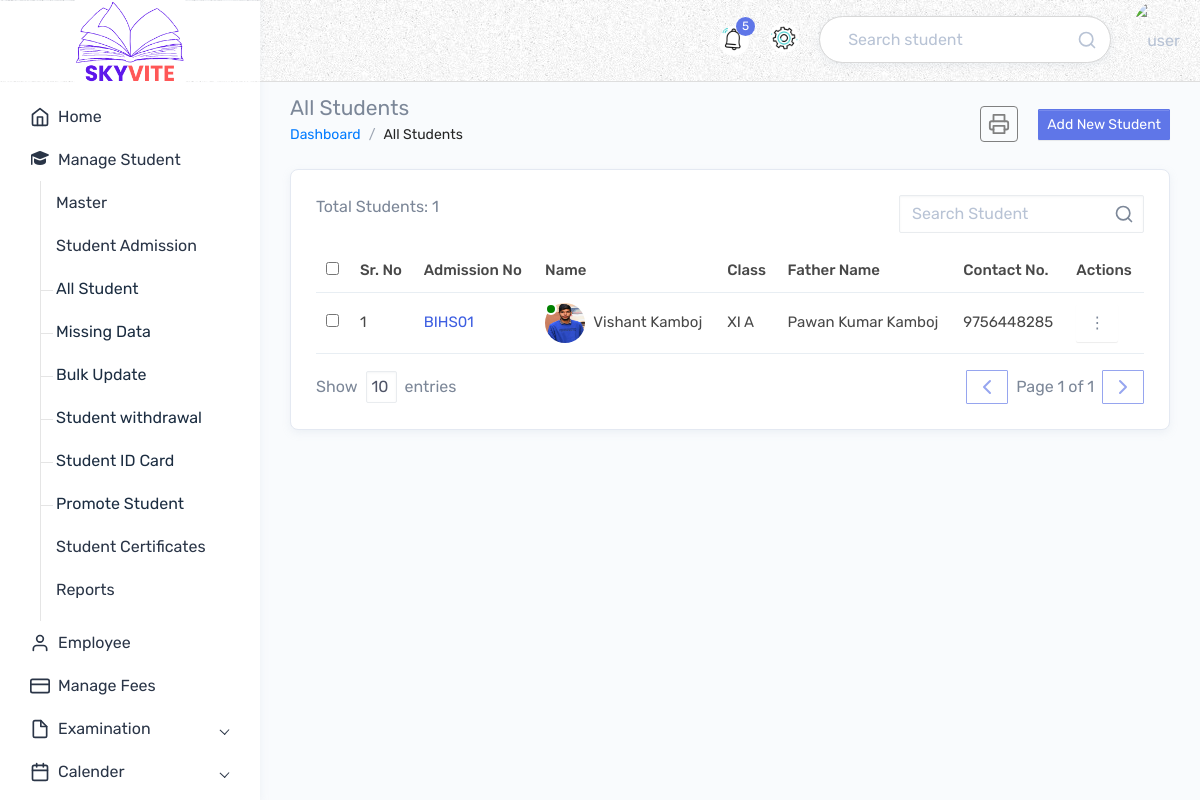
The app's page /students/ (signed in) with its own data.
### skyvite/models.py (models this page shows, shortened)
class Student(models.Model):
    registration_no = models.CharField(max_length=50, unique=True, editable=False, null=True, blank=True)
    first_name = models.CharField(max_length=100)
    surname = models.CharField(max_length=100)
    admission_number = models.CharField(max_length=20, unique=True, blank=False, null=False)
    roll_no = models.CharField(max_length=20, blank=True, null=True)
    admission_date = models.DateField(blank=True, null=True)
    admission_status = models.CharField(
        max_length=20,
        choices=[('Registered', 'Registered'), ('Admitted', 'Admitted')],
        default='Registered'
    )
    dob = models.DateField(blank=True, null=True)
    gender = models.CharField(max_length=10, choices=GENDER_CHOICES)
    contact_no = models.CharField(max_length=20, blank=True, null=True)
    email = models.EmailField(blank=True, null=True)
    address = models.TextField(blank=True, null=True)
    state = models.CharField(max_length=100, choices=STATE_CHOICES, blank=True, null=True)
    pincode = models.CharField(max_length=10, blank=True, null=True)
    blood_group = models.CharField(max_length=10, blank=True, null=True)
    house = models.CharField(max_length=100, blank=True, null=True)
    religion = models.CharField(max_length=100, blank=True, null=True)
    category = models.CharField(max_length=50, blank=True, null=True)
    father_name = models.CharField(max_length=100, blank=True, null=True)
    father_phone = models.CharField(max_length=20, blank=True, null=True)
    father_email = models.EmailField(blank=True, null=True)
    father_occupation = models.CharField(max_length=100, blank=True, null=True)
    mother_name = models.CharField(max_length=100, blank=True, null=True)
    mother_phone = models.CharField(max_length=20, blank=True, null=True)
    mother_email = models.EmailField(blank=True, null=True)
    mother_occupation = models.CharField(max_length=100, blank=True, null=True)
    previous_school_name = models.CharField(max_length=255, blank=True, null=True)
    previous_school_address = models.TextField(blank=True, null=True)
    transport_route = models.CharField(max_length=200, blank=True, null=True)
    vehicle_no = models.CharField(max_length=50, blank=True, null=True)
    pickup_point = models.CharField(max_length=200, blank=True, null=True)
    bank_name = models.CharField(max_length=100, blank=True, null=True)
    account_no = models.CharField(max_length=50, blank=True, null=True)
    branch = models.CharField(max_length=100, blank=True, null=True)
    ifsc_code = models.CharField(max_length=20, blank=True, null=True)
    aadhar = models.FileField(upload_to="documents/aadhar/", blank=True, null=True)
    pan = models.FileField(upload_to="documents/pan/", blank=True, null=True)
    marksheet = models.FileField(upload_to="documents/marksheet/", blank=True, null=True)
    tc = models.FileField(upload_to="documents/tc/", blank=True, null=True)
    character_certificate = models.FileField(upload_to="documents/character_certificate/", blank=True, null=True)
    profilepic = models.FileField(upload_to="profilepics/", blank=True, null=True)
    status = models.CharField(
        max_length=20,
        choices=(('active', 'Active'), ('inactive', 'Inactive')),
        default='active'
    )
    session = models.ForeignKey(Session, on_delete=models.CASCADE)
    student_class = models.ForeignKey(SchoolClass, on_delete=models.CASCADE)
    section = models.ForeignKey(Section, on_delete=models.CASCADE, null=True, blank=True)
    created_by = models.ForeignKey(User, on_delete=models.CASCADE)
    created_at = models.DateTimeField(auto_now_add=True)
    updated_at = models.DateTimeField(auto_now=True)
    @property
    def has_image(self):
        return bool(self.profilepic and hasattr(self.profilepic, 'url'))

class SchoolClass(models.Model):
    name = models.CharField(max_length=200)  # e.g., "Class VI"
    session = models.ForeignKey(Session, on_delete=models.CASCADE, related_name="classes")
    created_by = models.ForeignKey(User, on_delete=models.CASCADE)
    class Meta:
        unique_together = ("name", "session", "created_by")

class Section(models.Model):
    name = models.CharField(max_length=50)
    school_class = models.ForeignKey(SchoolClass, on_delete=models.CASCADE, related_name="sections")
    created_by = models.ForeignKey(User, on_delete=models.CASCADE)
    class Meta:
        unique_together = ("name", "school_class", "created_by")

### skyvite/views.py (the view)
# urls.py: path('students/', views.student_list_view, name='student_list'),
@login_required(login_url='signin')
def student_list_view(request):
    students = Student.objects.filter(created_by=request.user).order_by('-id')
    total_students = Student.objects.filter(created_by=request.user).count()
    total_classes = SchoolClass.objects.filter(created_by=request.user).count()
    total_sections = Section.objects.filter(created_by=request.user).count()
    school = School.objects.get(created_by=request.user)  # if you have a School model
    context = {
        "students": students,
        "total_students": total_students,
    }
    return render(request, "student_list.html", context)

### skyvite/templates/student_list.html (shortened to what this page needs)
{% extends 'skyvite/base.html' %}
{% load static %}
{% block content %}
<div class="page-wrapper">
    <div class="container-fluid">
        <div class="row">
            <div class="d-md-flex d-block align-items-center justify-content-between mb-3">
                <div class="my-auto mb-2">
                    <h3 class="mb-1">All Students</h3>
                    <nav>
                        <ol class="breadcrumb mb-0">
                            <li class="breadcrumb-item">
                                <a href="">Dashboard</a>
                            </li>
                            <li class="breadcrumb-item active" aria-current="page">All Students</li>
                        </ol>
                    </nav>
                </div>
                <div style="display: flex; gap: 20px; align-items: center;">
                    <button id="exportstdlist" class="download_certificate" title="Print Student List"
                        style="display: flex; align-items: center;">
                        <i data-feather="printer" class="form-control-icon" style="margin-right: 5px;"></i>
                    </button>
                    <a href="{% url 'add_student' %}" class="btn btn-sm btn-primary m-0">Add New Student</a>
                </div>
            </div>
            <div class="col-12">
                <div class="card" style="overflow: visible; margin: 0;">
                    <div class="card-body">
                        <div class="d-flex justify-content-between mb-3">
                            <p class="m-0">Total Students: <span class="student-count">{{ total_students }}</span></p>
                            <div class="position-relative">
                                <input type="text" id="studentSearch" class="form-control" placeholder="Search Student"
                                    onkeyup="searchStudents()">
                                <i style="position: absolute; right: 10px; top: 50%; transform: translateY(-50%); max-width: 20px;"
                                    class="form-control-icon" data-feather="search"></i>
                            </div>
                        </div>
                        {% if students %}
                        <table class="table student_list w-100" id="studentTable" cellpadding="10">
                            <thead>
                                <tr>
                                    <th><input type="checkbox" id="selectAll" onclick="toggleSelectAll(this)"></th>
                                    <th>Sr. No</th>
                                    <th>Admission No</th>
                                    <th>Name</th>
                                    <th>Class</th>
                                    <th>Father Name</th>
                                    <th>Contact No.</th>
                                    <th>Actions</th>
                                </tr>
                            </thead>
                            <tbody>
                                {% for student in students %}
                                <tr id="student-row-{{ student.id }}" class="clickable-row"
                                    data-href="{% url 'view_student' student.id %}">
                                    <td><input type="checkbox" class="student-checkbox" data-student-id="{{ student.id }}"></td>
                                    <td>{{ forloop.counter }}</td>
                                    <td class="student_admission_no">{{ student.admission_number }}</td>
                                    <td class="studnt-name">
                                        <div style="position: relative; display: inline-block; margin-right: 5px;">
                                            {% if student.has_image %}
                                            <img src="{{ student.profilepic.url }}" alt="" width="40" height="40"
                                                style="border-radius:50%;">
                                            {% else %}
                                            <img src="https://cdn.pixabay.com/photo/2023/02/18/11/00/icon-7797704_640.png"
                                                alt="Student Image" width="40" height="40" style="border-radius:50%;">
                                            {% endif %}
                                            <span style="position: absolute; top: 0; left: 0; width: 12px; height: 12px; border-radius: 50%; border: 2px solid white; background-color: {% if student.status == 'active' %}green{% else %}red{% endif %};"></span>
                                        </div>
                                        {{ student.first_name }} {{ student.surname }}
                                    </td>
                                    <td>{{ student.student_class.name }} {{ student.section.name }}</td>
                                    <td>{{ student.father_name }}</td>
                                    <td>{{ student.contact_no }}</td>
                                    <td>
                                        <div class="dropdown action_dropdown">
                                            <button class="btn dropdown-toggle" type="button"
                                                id="dropdownMenuButton{{ student.id }}" data-bs-toggle="dropdown"
                                                aria-expanded="false">⋮</button>
                                        </div>
                                    </td>
                                </tr>
                                {% endfor %}
                            </tbody>
                        </table>
                        <div class="d-flex justify-content-between align-items-center mt-3">
                            <div class="d-flex align-items-center gap-2">
                                Show
                                <select id="entriesPerPage" class="form-control" style="padding: 3px 5px !important;" onchange="changeEntriesPerPage()">
                                    <option value="10" selected>10</option>
                                </select>
                                entries
                            </div>
                            <div class="d-flex align-items-center gap-2">
                                <button class="btn btn-sm btn-outline-primary" onclick="prevPage()" id="prevBtn"><i data-feather="chevron-left"></i></button>
                                <span id="pageInfo">1</span>
                                <button class="btn btn-sm btn-outline-primary" onclick="nextPage()" id="nextBtn"><i data-feather="chevron-right"></i></button>
                            </div>
                        </div>
                        {% else %}
                        <p>No students found.</p>
                        {% endif %}
                    </div>
                </div>
            </div>
        </div>
    </div>
</div>
{% endblock %}

### skyvite/templates/student_list.html (style rules this page uses)
.clickable-row { cursor: pointer; transition: background-color 0.2s ease; }
.student_list tr th, .student_list tr td { vertical-align: middle; padding: 10px !important; font-size: 15px; color: #484848; }
.student_list .student_admission_no { color: #3D5EE1; }
.download_certificate { display: flex; justify-content: center; align-items: center; border: 1px solid gray !important; color: gray !important; padding: 5px 7px; background: transparent !important; border-radius: 4px; cursor: pointer; }
.download_certificate svg { margin: 0 !important; width: 22px; }

### records on screen
Student: admission_number "BIHS01", profilepic (picture), first_name "Vishant", surname "Kamboj", student_class.name "XI", section.name "A", father_name "Pawan Kumar Kamboj", contact_no "9756448285"

### other values on screen
{{ total_students }} "1"
